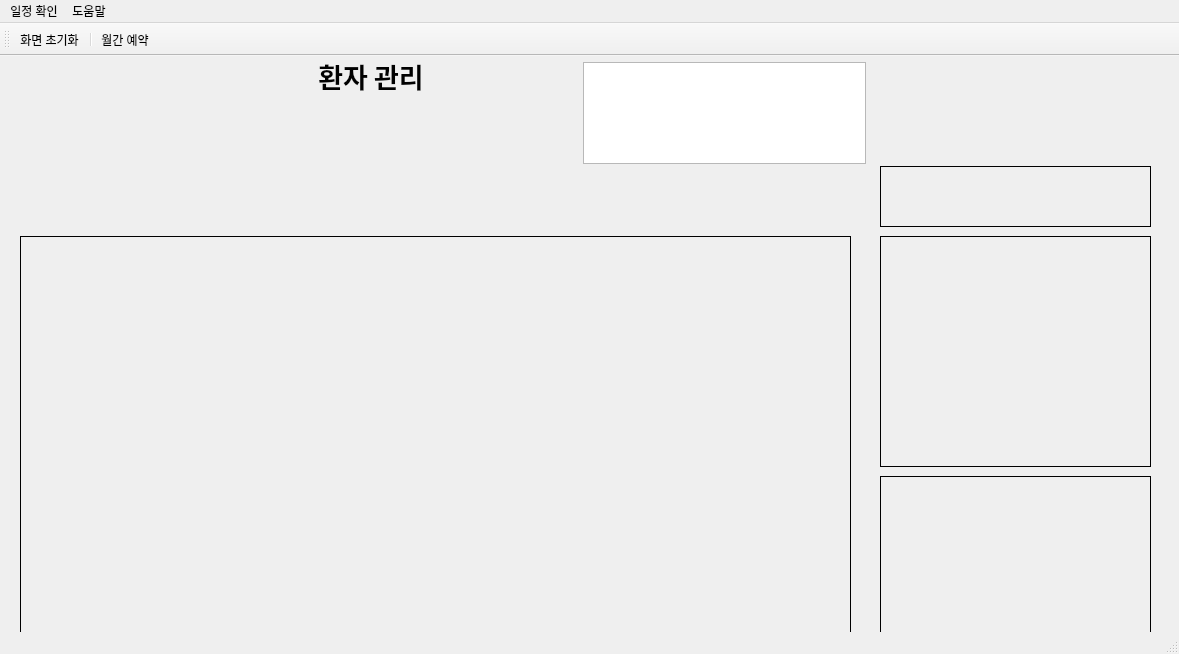
<?xml version="1.0" encoding="UTF-8"?>
<ui version="4.0">
 <class>PaientManagement</class>
 <widget class="QMainWindow" name="PaientManagement">
  <property name="geometry">
   <rect>
    <x>0</x>
    <y>0</y>
    <width>1179</width>
    <height>654</height>
   </rect>
  </property>
  <property name="windowTitle">
   <string>PaientManagement</string>
  </property>
  <widget class="QWidget" name="centralwidget">
   <widget class="QTextBrowser" name="textBrowser">
    <property name="enabled">
     <bool>true</bool>
    </property>
    <property name="geometry">
     <rect>
      <x>583</x>
      <y>6</y>
      <width>283</width>
      <height>102</height>
     </rect>
    </property>
   </widget>
   <widget class="QWidget" name="widget" native="true">
    <property name="geometry">
     <rect>
      <x>20</x>
      <y>180</y>
      <width>831</width>
      <height>401</height>
     </rect>
    </property>
    <property name="styleSheet">
     <string notr="true">border-color: rgb(0, 0, 0);
border-width : 1.2px;
border-style:inset;</string>
    </property>
   </widget>
   <widget class="QWidget" name="widget_2" native="true">
    <property name="geometry">
     <rect>
      <x>880</x>
      <y>180</y>
      <width>271</width>
      <height>231</height>
     </rect>
    </property>
    <property name="styleSheet">
     <string notr="true">border-color: rgb(0, 0, 0);
border-width : 1.2px;
border-style:inset;</string>
    </property>
   </widget>
   <widget class="QWidget" name="widget_3" native="true">
    <property name="geometry">
     <rect>
      <x>880</x>
      <y>420</y>
      <width>271</width>
      <height>161</height>
     </rect>
    </property>
    <property name="styleSheet">
     <string notr="true">border-color: rgb(0, 0, 0);
border-width : 1.2px;
border-style:inset;</string>
    </property>
   </widget>
   <widget class="QWidget" name="widget_4" native="true">
    <property name="geometry">
     <rect>
      <x>880</x>
      <y>110</y>
      <width>271</width>
      <height>61</height>
     </rect>
    </property>
    <property name="styleSheet">
     <string notr="true">border-color: rgb(0, 0, 0);
border-width : 1.2px;
border-style:inset;</string>
    </property>
   </widget>
   <widget class="QWidget" name="">
    <layout class="QGridLayout" name="gridLayout_15">
     <item row="0" column="0">
      <spacer name="horizontalSpacer">
       <property name="orientation">
        <enum>Qt::Horizontal</enum>
       </property>
       <property name="sizeHint" stdset="0">
        <size>
         <width>318</width>
         <height>20</height>
        </size>
       </property>
      </spacer>
     </item>
     <item row="0" column="1">
      <widget class="QLabel" name="label">
       <property name="font">
        <font>
         <family>맑은 고딕</family>
         <pointsize>20</pointsize>
         <bold>true</bold>
        </font>
       </property>
       <property name="text">
        <string>환자 관리</string>
       </property>
       <property name="alignment">
        <set>Qt::AlignCenter</set>
       </property>
      </widget>
     </item>
    </layout>
   </widget>
  </widget>
  <widget class="QStatusBar" name="statusbar"/>
  <widget class="QToolBar" name="toolBar">
   <property name="windowTitle">
    <string>toolBar</string>
   </property>
   <attribute name="toolBarArea">
    <enum>TopToolBarArea</enum>
   </attribute>
   <attribute name="toolBarBreak">
    <bool>false</bool>
   </attribute>
   <addaction name="actionInitialize"/>
   <addaction name="separator"/>
   <addaction name="actionMonthlyReservation"/>
  </widget>
  <widget class="QMenuBar" name="menubar">
   <property name="geometry">
    <rect>
     <x>0</x>
     <y>0</y>
     <width>1179</width>
     <height>17</height>
    </rect>
   </property>
   <widget class="QMenu" name="menu_2">
    <property name="title">
     <string>일정 확인</string>
    </property>
    <addaction name="action_2"/>
   </widget>
   <widget class="QMenu" name="menu_3">
    <property name="title">
     <string>도움말</string>
    </property>
    <addaction name="action_1"/>
   </widget>
   <addaction name="menu_2"/>
   <addaction name="menu_3"/>
  </widget>
  <action name="action">
   <property name="text">
    <string>화면 초기화</string>
   </property>
  </action>
  <action name="action_2">
   <property name="text">
    <string>월간 일정</string>
   </property>
   <property name="font">
    <font/>
   </property>
  </action>
  <action name="action_1">
   <property name="text">
    <string>도움말</string>
   </property>
  </action>
  <action name="actionInitialize">
   <property name="text">
    <string>화면 초기화</string>
   </property>
  </action>
  <action name="actionMonthlyReservation">
   <property name="text">
    <string>월간 예약</string>
   </property>
  </action>
 </widget>
 <resources/>
 <connections/>
</ui>
